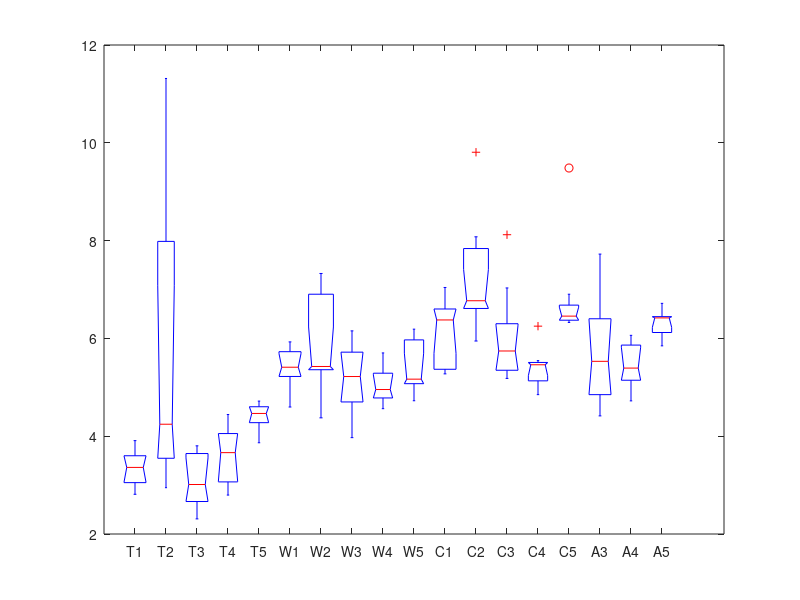
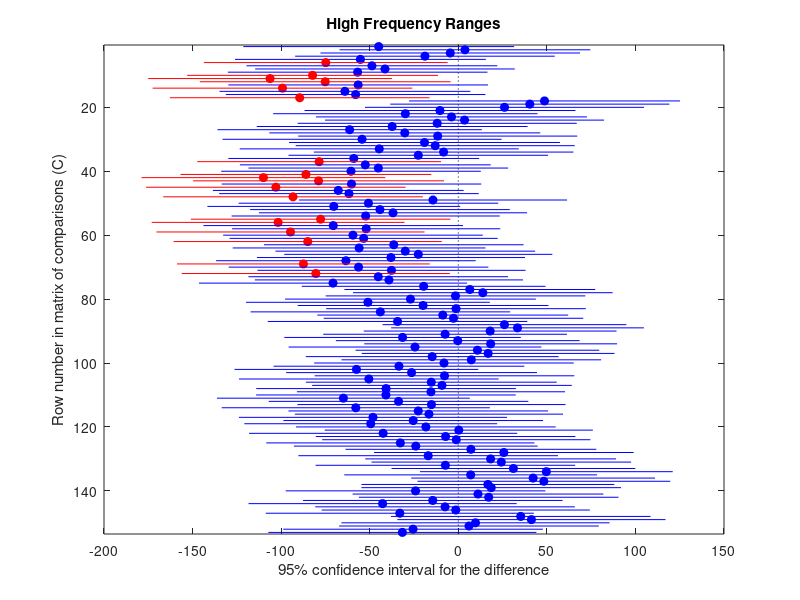

MATLAB code to generate these figures, in order: (Note: this script raises an error after producing the figures.)
% Find Daily Range in SPL for each Deployment and Frequency Band

% using max in low frequency drastically increases the daily range - use
% quantile range to or min - 95 quantile to represent range in biological
% activity
% don't use min-max

close all
clear
load('daily_SPL.mat');

%% High Frequency Range
% 210 Rock 
%a = max(high_210d1,[],2); b = min(high_210d1,[],2); 
c = quantile(high_210d1,0.05,2); d = quantile(high_210d1,0.95,2);
rangeT1 = 10*log10(d)-10*log10(c); %Hmean_rangeT1 = mean(rangeT1);HSD_rangeT1 = std(rangeT1);

%a = max(high_210d2,[],2); b = min(high_210d2,[],2); 
c = quantile(high_210d2,0.05,2); d = quantile(high_210d2,0.95,2);
rangeT2 = 10*log10(d)-10*log10(c);% Hmean_rangeT2 = mean(rangeT2); HSD_rangeT2 = std(rangeT2);

% a =max(high_210d3,[],2); b = min(high_210d3,[],2); 
c = quantile(high_210d3,0.05,2); d = quantile(high_210d3,0.95,2);
rangeT3 = 10*log10(d)-10*log10(c);% Hmean_rangeT3 = mean(rangeT3);HSD_rangeT3 = std(rangeT3);

% a =max(high_210d4,[],2); b = min(high_210d4,[],2); 
c = quantile(high_210d4,0.05,2); d = quantile(high_210d4,0.95,2);
rangeT4 = 10*log10(d)-10*log10(c);% Hmean_rangeT4 = mean(rangeT4);HSD_rangeT4 = std(rangeT4);

% a =max(high_210d5,[],2); b = min(high_210d5,[],2); 
c = quantile(high_210d5,0.05,2); d = quantile(high_210d5,0.95,2);
rangeT5 = 10*log10(d)-10*log10(c);% Hmean_rangeT5 = mean(rangeT5);HSD_rangeT5 = std(rangeT5);

% West Rock
% a =max(high_westrd1,[],2); b = min(high_westrd1,[],2); 
c = quantile(high_westrd1,0.05,2); d = quantile(high_westrd1,0.95,2);
rangeW1 = 10*log10(d)-10*log10(c);% Hmean_rangeW1 = mean(rangeW1);HSD_rangeW1 = std(rangeW1);

% a =max(high_westrd2,[],2); b = min(high_westrd2,[],2); 
c = quantile(high_westrd2,0.05,2); d = quantile(high_westrd2,0.95,2);
rangeW2 = 10*log10(d)-10*log10(c);% Hmean_rangeW2 = mean(rangeW2);HSD_rangeW2 = std(rangeW2);

% a =max(high_westrd3,[],2); b = min(high_westrd3,[],2); 
c = quantile(high_westrd3,0.05,2); d = quantile(high_westrd3,0.95,2);
rangeW3 = 10*log10(d)-10*log10(c);% Hmean_rangeW3 = mean(rangeW3);HSD_rangeW3 = std(rangeW3);

% a =max(high_westrd4,[],2); b = min(high_westrd4,[],2); 
c = quantile(high_westrd4,0.05,2); d = quantile(high_westrd4,0.95,2);
rangeW4 = 10*log10(d)-10*log10(c);% Hmean_rangeW4 = mean(rangeW4);HSD_rangeW4 = std(rangeW4);

% a =max(high_westrd5,[],2); b = min(high_westrd5,[],2); 
c = quantile(high_westrd5,0.05,2); d = quantile(high_westrd5,0.95,2);
rangeW5 = 10*log10(d)-10*log10(c);% Hmean_rangeW5 = mean(rangeW5);HSD_rangeW5 = std(rangeW5);

% CSPAR
% a =max(high_cspard1,[],2); b = min(high_cspard1,[],2); 
c = quantile(high_cspard1,0.05,2); d = quantile(high_cspard1,0.95,2);
rangeC1 = 10*log10(d)-10*log10(c);% Hmean_rangeC1 = mean(rangeC1);HSD_rangeC1 = std(rangeC1);

% a =max(high_cspard2,[],2); b = min(high_cspard2,[],2); 
c = quantile(high_cspard2,0.05,2); d = quantile(high_cspard2,0.95,2);
rangeC2 = 10*log10(d)-10*log10(c);% Hmean_rangeC2 = mean(rangeC2);HSD_rangeC2 = std(rangeC2);

% a =max(high_cspard3,[],2); b = min(high_cspard3,[],2); 
c = quantile(high_cspard3,0.05,2); d = quantile(high_cspard3,0.95,2);
rangeC3 = 10*log10(d)-10*log10(c);% Hmean_rangeC3 = mean(rangeC3);HSD_rangeC3 = std(rangeC3);

% a =max(high_cspard4,[],2); b = min(high_cspard4,[],2); 
c = quantile(high_cspard4,0.05,2); d = quantile(high_cspard4,0.95,2);
rangeC4 = 10*log10(d)-10*log10(c);% Hmean_rangeC4 = mean(rangeC4);HSD_rangeC4 = std(rangeC4);

% a =max(high_cspard5,[],2); b = min(high_cspard5,[],2); 
c = quantile(high_cspard5,0.05,2); d = quantile(high_cspard5,0.95,2);
rangeC5 = 10*log10(d)-10*log10(c);% Hmean_rangeC5 = mean(rangeC5);HSD_rangeC5 = std(rangeC5);

% Aeolus
% a =max(high_aeolud3,[],2); b = min(high_aeolud3,[],2); 
c = quantile(high_aeolud3,0.05,2); d = quantile(high_aeolud3,0.95,2);
rangeA3 = 10*log10(d)-10*log10(c);% Hmean_rangeA3 = mean(rangeA3);HSD_rangeA3 = std(rangeA3);

% a =max(high_aeolud4,[],2); b = min(high_aeolud4,[],2); 
c = quantile(high_aeolud4,0.05,2); d = quantile(high_aeolud4,0.95,2);
rangeA4 = 10*log10(d)-10*log10(c);% Hmean_rangeA4 = mean(rangeA4);HSD_rangeA4 = std(rangeA4);

% a =max(high_aeolud5,[],2); b = min(high_aeolud5,[],2); 
c = quantile(high_aeolud5,0.05,2); d = quantile(high_aeolud5,0.95,2);
rangeA5 = 10*log10(d)-10*log10(c);% Hmean_rangeA5 = mean(rangeA5);HSD_rangeA5 = std(rangeA5);

% Make matrices the same size and test for normality only 1/18 not normal
rangeT1H = cat(1,rangeT1,NaN); %adtest(rangeT1H(:)) 
rangeT2H = cat(1,rangeT2,NaN,NaN,NaN);%adtest(rangeT2H(:))
rangeT3H = cat(1,rangeT3,NaN);%adtest(rangeT3H(:))
rangeT4H = cat(1,rangeT4,NaN,NaN);%adtest(rangeT4H(:))
rangeT5H = cat(1,rangeT5,NaN,NaN);%adtest(rangeT5H(:))
rangeW1H = cat(1,rangeW1,NaN);%adtest(rangeW1H(:))
rangeW3H = cat(1,rangeW3,NaN);%adtest(rangeW3H(:))
rangeW4H = cat(1,rangeW4,NaN,NaN);%adtest(rangeW4H(:))
rangeW5H = cat(1,rangeW5,NaN,NaN);%adtest(rangeW5H(:))
rangeC1H = cat(1,rangeC1,NaN);%adtest(rangeC1H(:))
rangeC3H = cat(1,rangeC3,NaN);%adtest(rangeC3H(:))
rangeC4H = cat(1,rangeC4,NaN,NaN);%adtest(rangeC4H(:))
rangeC5H = cat(1,rangeC5,NaN,NaN);%adtest(rangeC5H(:)) %not normal
rangeA3H = cat(1,rangeA3,NaN);%adtest(rangeA3H(:))
rangeA4H = cat(1,rangeA4,NaN,NaN);%adtest(rangeA4H(:))
rangeA5H = cat(1,rangeA5,NaN,NaN);%adtest(rangeA5H(:))
%adtest(rangeW2(:))
%adtest(rangeC2(:))
 
%%%%%%%%%%%%%%%%%%%%%%%%%%%%
% 210RK and CSPAR all - not normal
range_T_all = [rangeT1H rangeT2H rangeT3H rangeT4H rangeT5H]; %adtest(range_T_all(:))
range_W_all = [rangeW1H rangeW2 rangeW3H rangeW4H rangeW5H]; %adtest(range_W_all(:))
range_C_all = [rangeC1H rangeC2 rangeC3H rangeC4H rangeC5H]; %adtest(range_C_all(:))
range_A_all = [rangeA3H rangeA4H rangeA5H]; %adtest(range_A_all(:))

%%%%%%%%%%%%%%%%%%%%%%%%%%%%
% comparing all sites and seasons rather than averages across sites 
range_high_all = [range_T_all range_W_all range_C_all range_A_all];
deploys_all = {'T1','T2','T3','T4','T5','W1','W2','W3','W4','W5','C1','C2','C3','C4','C5','A3','A4','A5',};
[~,~,stats] = kruskalwallis(range_high_all,deploys_all);multcompare(stats,'ctype','bonferroni');title('High Frequency Ranges');
[~,~,stats] = anova(range_high_all,deploys_all);multcompare(stats,'ctype','bonferroni');title('High Frequency Ranges');

range_all = [range_W_all range_C_all range_A_all];
mean_range_high = nanmean(range_all(:));
sd_range_high = nanstd(range_all(:));

mean_range_T_high = nanmean(range_T_all(:));
sd_range_T_high = nanstd(range_T_all(:));

%%%%%%%%%%%%%%%%%%%%%%%
deploys = {'1','2','3','4','5'};
A_deploys = {'3','4','5'};

% Kruskal Wallis Test with Bonferroni correction
[~,~,stats] = kruskalwallis(range_T_all,deploys);multcompare(stats,'ctype','bonferroni'); title('210RK High Frequency Daily Range');
[~,~,stats] = kruskalwallis(range_W_all,deploys);multcompare(stats,'ctype','bonferroni'); title('WESTR High Frequency Daily Range');
[~,~,stats] = kruskalwallis(range_C_all,deploys);multcompare(stats,'ctype','bonferroni'); title('CSPAR High Frequency Daily Range');
[~,~,stats] = kruskalwallis(range_A_all,A_deploys);multcompare(stats,'ctype','bonferroni'); title('AEOLU High Frequency Daily Range');
        % CSPAR is technically sig. dif. between D2 and D4

% reporting mean range +/- SD for each site
range_210RK_h = nanmean(range_T_all(:));sd_210RK_h = nanstd(range_T_all(:));
range_westr_h = nanmean(range_W_all(:));sd_westr_h = nanstd(range_W_all(:));
range_cspar_h = nanmean(range_C_all(:));sd_cspar_h = nanstd(range_C_all(:));
range_aeolu_h = nanmean(range_A_all(:));sd_aeolu_h = nanstd(range_A_all(:));

%%%%%%%%%%%%%%%%%%%%
high_range_all = [range_T_all(:) range_W_all(:) range_C_all(:) cat(1,range_A_all(:),nan(18,1))];
sites = {'T','W','C','A'};
[~,~,stats] = kruskalwallis(high_range_all,sites);multcompare(stats,'ctype','bonferroni');title('Mean SPL daily range - all deploys');     % 210RK has sig. lower daily range than other sites


%% Low Frequency  - overwrites variables from high frequency
% a =max(low_210d1,[],2); b = min(low_210d1,[],2); 
c = quantile(low_210d1,0.05,2); d = quantile(low_210d1,0.95,2);
rangeT1L = 10*log10(d)-10*log10(c);% Hmean_rangeT1 = mean(rangeT1L);HSD_rangeT1 = std(rangeT1L);

% a =max(low_210d2,[],2); b = min(low_210d2,[],2);
c = quantile(low_210d2,0.05,2); d = quantile(low_210d2,0.95,2);
rangeT2L = 10*log10(d)-10*log10(c);% Hmean_rangeT2 = mean(rangeT2L); HSD_rangeT2 = std(rangeT2L);

% a =max(low_210d3,[],2); b = min(low_210d3,[],2); 
c = quantile(low_210d3,0.05,2); d = quantile(low_210d3,0.95,2);
rangeT3L = 10*log10(d)-10*log10(c);% Hmean_rangeT3 = mean(rangeT3L);HSD_rangeT3 = std(rangeT3L);

% a =max(low_210d4,[],2); b = min(low_210d4,[],2); 
c = quantile(low_210d4,0.05,2); d = quantile(low_210d4,0.95,2);
rangeT4L = 10*log10(d)-10*log10(c);% Hmean_rangeT4 = mean(rangeT4L);HSD_rangeT4 = std(rangeT4L);

% a =max(low_210d5,[],2); b = min(low_210d5,[],2); 
c = quantile(low_210d5,0.05,2); d = quantile(low_210d5,0.95,2);
rangeT5L = 10*log10(d)-10*log10(c);% Hmean_rangeT5 = mean(rangeT5L);HSD_rangeT5 = std(rangeT5L);

% West Rock
% a =max(low_westrd1,[],2); b = min(low_westrd1,[],2); 
c = quantile(low_westrd1,0.05,2); d = quantile(low_westrd1,0.95,2);
rangeW1L = 10*log10(d)-10*log10(c);% Hmean_rangeW1 = mean(rangeW1L);HSD_rangeW1 = std(rangeW1L);

% a =max(low_westrd2,[],2); b = min(low_westrd2,[],2); 
c = quantile(low_westrd2,0.05,2); d = quantile(low_westrd2,0.95,2);
rangeW2L = 10*log10(d)-10*log10(c);% Hmean_rangeW2 = mean(rangeW2L);HSD_rangeW2 = std(rangeW2L);

% a =max(low_westrd3,[],2); b = min(low_westrd3,[],2);
c = quantile(low_westrd3,0.05,2); d = quantile(low_westrd3,0.95,2);
rangeW3L = 10*log10(d)-10*log10(c);% Hmean_rangeW3 = mean(rangeW3L);HSD_rangeW3 = std(rangeW3L);

% a =max(low_westrd4,[],2); b = min(low_westrd4,[],2); 
c = quantile(low_westrd4,0.05,2); d = quantile(low_westrd4,0.95,2);
rangeW4L = 10*log10(d)-10*log10(c);% Hmean_rangeW4 = mean(rangeW4L);HSD_rangeW4 = std(rangeW4L);

% a =max(low_westrd5,[],2); b = min(low_westrd5,[],2); 
c = quantile(low_westrd5,0.05,2); d = quantile(low_westrd5,0.95,2);
rangeW5L = 10*log10(d)-10*log10(c);% Hmean_rangeW5 = mean(rangeW5L);HSD_rangeW5 = std(rangeW5L);

% CSPAR
% a =max(low_cspard1,[],2); b = min(low_cspard1,[],2); 
c = quantile(low_cspard1,0.05,2); d = quantile(low_cspard1,0.95,2);
rangeC1L = 10*log10(d)-10*log10(c);% Hmean_rangeC1 = mean(rangeC1L);HSD_rangeC1 = std(rangeC1L);

% a =max(low_cspard2,[],2); b = min(low_cspard2,[],2);
c = quantile(low_cspard2,0.05,2); d = quantile(low_cspard2,0.95,2);
rangeC2L = 10*log10(d)-10*log10(c);% Hmean_rangeC2 = mean(rangeC2L);HSD_rangeC2 = std(rangeC2L);

% a =max(low_cspard3,[],2); b = min(low_cspard3,[],2); 
c = quantile(low_cspard3,0.05,2); d = quantile(low_cspard3,0.95,2);
rangeC3L = 10*log10(d)-10*log10(c);% Hmean_rangeC3 = mean(rangeC3L);HSD_rangeC3 = std(rangeC3L);

% a =max(low_cspard4,[],2); b = min(low_cspard4,[],2);
c = quantile(low_cspard4,0.05,2); d = quantile(low_cspard4,0.95,2);
rangeC4L = 10*log10(d)-10*log10(c);% Hmean_rangeC4 = mean(rangeC4L);HSD_rangeC4 = std(rangeC4L);

% a =max(low_cspard5,[],2); b = min(low_cspard5,[],2); 
c = quantile(low_cspard5,0.05,2); d = quantile(low_cspard5,0.95,2);
rangeC5L = 10*log10(d)-10*log10(c);% Hmean_rangeC5 = mean(rangeC5L);HSD_rangeC5 = std(rangeC5L);

% Aeolus
% a =max(low_aeolud3,[],2); b = min(low_aeolud3,[],2); 
c = quantile(low_aeolud3,0.05,2); d = quantile(low_aeolud3,0.95,2);
rangeA3L = 10*log10(d)-10*log10(c);% Hmean_rangeA3 = mean(rangeA3L);HSD_rangeA3 = std(rangeA3L);

% a =max(low_aeolud4,[],2); b = min(low_aeolud4,[],2);
c = quantile(low_aeolud4,0.05,2); d = quantile(low_aeolud4,0.95,2);
rangeA4L = 10*log10(d)-10*log10(c);% Hmean_rangeA4 = mean(rangeA4L);HSD_rangeA4 = std(rangeA4L);

% a =max(low_aeolud5,[],2); b = min(low_aeolud5,[],2); 
c = quantile(low_aeolud5,0.05,2); d = quantile(low_aeolud5,0.95,2);
rangeA5L = 10*log10(d)-10*log10(c); % Hmean_rangeA5 = mean(rangeA5L);HSD_rangeA5 = std(rangeA5L);

% Make matrices the same size and test for normality (only 1/18 not normal)
rangeT1_l = cat(1,rangeT1L,NaN); %adtest(rangeT1_l(:)) % not normal
rangeT2_l = cat(1,rangeT2L,NaN,NaN,NaN);%adtest(rangeT2_l(:))
rangeT3_l = cat(1,rangeT3L,NaN);%adtest(rangeT3_l(:))
rangeT4_l = cat(1,rangeT4L,NaN,NaN);%adtest(rangeT4_l(:))
rangeT5_l = cat(1,rangeT5L,NaN,NaN);%adtest(rangeT5_l(:))
rangeW1_l = cat(1,rangeW1L,NaN);%adtest(rangeW1_l(:))
rangeW3_l = cat(1,rangeW3L,NaN);%adtest(rangeW3_l(:))
rangeW4_l = cat(1,rangeW4L,NaN,NaN);%adtest(rangeW4_l(:))
rangeW5_l = cat(1,rangeW5L,NaN,NaN);%adtest(rangeW5_l(:))
rangeC1_l = cat(1,rangeC1L,NaN);%adtest(rangeC1_l(:))
rangeC3_l = cat(1,rangeC3L,NaN);%adtest(rangeC3_l(:))
rangeC4_l = cat(1,rangeC4L,NaN,NaN);%adtest(rangeC4_l(:))
rangeC5_l = cat(1,rangeC5L,NaN,NaN);%adtest(rangeC5_l(:)) 
rangeA3_l = cat(1,rangeA3L,NaN);%adtest(rangeA3_l(:))
rangeA4_l = cat(1,rangeA4L,NaN,NaN);%adtest(rangeA4_l(:))
rangeA5_l = cat(1,rangeA5L,NaN,NaN);%adtest(rangeA5_l(:))
%adtest(rangeW2L(:))
%adtest(rangeC2L(:))

% 210RK all not normal
range_T_all_l = [rangeT1_l rangeT2_l rangeT3_l rangeT4_l rangeT5_l]; %adtest(range_T_all_l(:)) % not normal
range_W_all_l = [rangeW1_l rangeW2L rangeW3_l rangeW4_l rangeW5_l]; %adtest(range_W_all_l(:))
range_C_all_l = [rangeC1_l rangeC2L rangeC3_l rangeC4_l rangeC5_l]; %adtest(range_C_all_l(:))
range_A_all_l = [rangeA3_l rangeA4_l rangeA5_l]; %adtest(range_A_all_l(:))

% Combined site and season comparisons
range_TWA_all = [range_T_all_l range_W_all_l range_C_all_l range_A_all_l];
deploys_all = {'T1','T2','T3','T4','T5','W1','W2','W3','W4','W5','C1','C2','C3','C4','C5','A3','A4','A5',};
[~,~,stats] = kruskalwallis(range_TWA_all,deploys_all);multcompare(stats,'ctype','bonferroni');title('Low Frequency Ranges');
[~,~,stats] = anova(range_TWA_all,deploys_all);multcompare(stats,'ctype','bonferroni');title('Low Frequency Ranges');


range_all_low = [range_T_all_l range_W_all_l range_C_all_l range_A_all_l];
mean_range_low = nanmean(range_all_low(:));
sd_range_low = nanstd(range_all_low(:));

deploys = {'1','2','3','4','5'};
A_deploys = {'3','4','5'};

% Kruskal Wallis Test with Bonferroni correction 
[~,~,stats] = kruskalwallis(range_T_all_l,deploys);multcompare(stats,'ctype','bonferroni'); title('210RK low Frequency Daily Range');
[~,~,stats] = kruskalwallis(range_W_all_l,deploys);multcompare(stats,'ctype','bonferroni'); title('WESTR low Frequency Daily Range');
[~,~,stats] = kruskalwallis(range_C_all_l,deploys);multcompare(stats,'ctype','bonferroni'); title('CSPAR low Frequency Daily Range');
[~,~,stats] = kruskalwallis(range_A_all_l,A_deploys);multcompare(stats,'ctype','bonferroni'); title('AEOLU low Frequency Daily Range');
% CSPAR D4 and 5 are different

% ANOVA also not significantly different
[~,~,stats] = anova1(range_T_all_l,deploys);multcompare(stats); title('210RK low Frequency Daily Range');
[~,~,stats] = anova1(range_W_all_l,deploys);multcompare(stats); title('WESTR low Frequency Daily Range');
[~,~,stats] = anova1(range_C_all_l,deploys);multcompare(stats); title('CSPAR low Frequency Daily Range');
[~,~,stats] = anova1(range_A_all_l,A_deploys);multcompare(stats); title('AEOLU low Frequency Daily Range');

% reporting mean range +/- SD for each site
range_210RK_l = nanmean(range_T_all_l(:));sd_210RK_l = nanstd(range_T_all_l(:));
range_westr_l = nanmean(range_W_all_l(:));sd_westr_l = nanstd(range_W_all_l(:));
range_cspar_l = nanmean(range_C_all_l(:));sd_cspar_l = nanstd(range_C_all_l(:));
range_aeolu_l = nanmean(range_A_all_l(:));sd_aeolu_l = nanstd(range_A_all_l(:));

low_range_all = [range_T_all_l(:) range_W_all_l(:) range_C_all_l(:) cat(1,range_A_all_l(:),nan(18,1))];
sites = {'T','W','C','A'};
[~,~,stats] = anova1(low_range_all,sites);multcompare(stats,'ctype','bonferroni');title('Mean SPL daily range - all deploys'); 

low_range_TWA = [range_T_all_l(:) range_W_all_l(:) cat(1,range_A_all_l(:),nan(18,1))];
nanmean(low_range_TWA(:)); nanstd(low_range_TWA(:));
